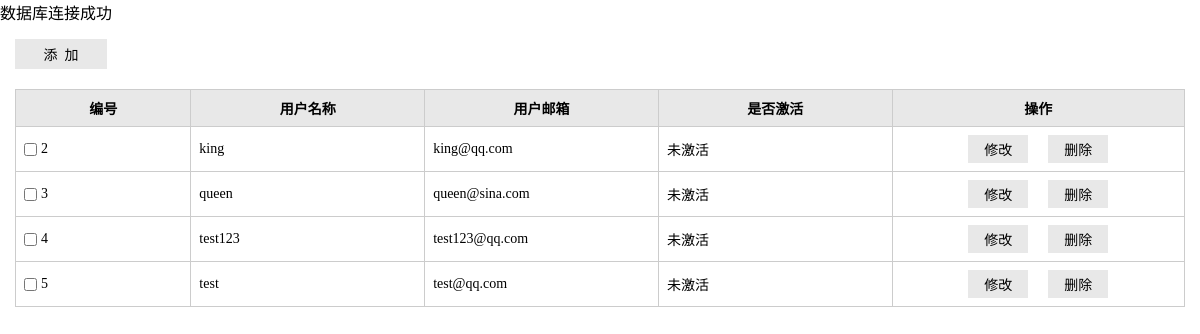
Page /admin/listUser.php (signed in) on the committed database.
### tables this page shows
CREATE TABLE `imooc_user` (
  `id` int(10) unsigned NOT NULL AUTO_INCREMENT,
  `username` varchar(20) NOT NULL,
  `password` char(32) NOT NULL,
  `sex` enum('男','女','保密') NOT NULL DEFAULT '保密',
  `email` varchar(50) NOT NULL,
  `face` varchar(50) NOT NULL,
  `regTime` int(10) unsigned NOT NULL,
  `activeFlag` tinyint(1) DEFAULT '0',
  PRIMARY KEY (`id`),
  UNIQUE KEY `username` (`username`)
);

### lib/mysql.func.php (called while the page is built, shortened)
<?php
function fetchAll($sql,$result_type=MYSQLI_ASSOC){
	$result=mysqli_query($link,$sql);
	while(@$row=mysqli_fetch_array($result,$result_type)){
		$rows[]=$row;
	}
	return $rows;
}

### admin/listUser.php (the view, shortened to what this page needs)
<?php
$sql="select id,username,email,activeFlag from imooc_user";
$rows=fetchAll($sql);
?>
<!doctype html>
<html>
<head>
<link rel="stylesheet" href="styles/backstage.css">
</head>
<body>
<div class="details">
                    <div class="details_operation clearfix">
                        <div class="bui_select">
                            <input type="button" value="添&nbsp;&nbsp;加" class="add"  onclick="addAdmin()">
                        </div>
                    </div>
                    <table class="table" cellspacing="0" cellpadding="0">
                        <thead>
                            <tr>
                                <th width="15%">编号</th>
                                <th width="20%">用户名称</th>
                                <th width="20%">用户邮箱</th>
                                <th width="20%">是否激活</th>
                                <th>操作</th>
                            </tr>
                        </thead>
                        <tbody>
                        <?php  foreach($rows as $row):?>
                            <tr>
                                <td><input type="checkbox" id="c1" class="check"><label for="c1" class="label"><?php echo $row['id'];?></label></td>
                                <td><?php echo $row['username'];?></td>
                                <td><?php echo $row['email'];?></td>
                                 <td>
                                 		<?php
                                 		echo $row['activeFlag']==0?"未激活":"激活";
                                 		?>
                                 </td>
                                <td align="center"><input type="button" value="修改" class="btn" onclick="editUser(<?php echo $row['id'];?>)"><input type="button" value="删除" class="btn"  onclick="delUser(<?php echo $row['id'];?>)"></td>
                            </tr>
                            <?php endforeach;?>
                        </tbody>
                    </table>
                </div>
</body>
</html>

### admin/styles/backstage.css (style rules this page uses)
* { margin: 0;padding: 0; }
input,select,textarea { outline: none;border: none; background: none; }
.clearfix:after, .clearfix:before { content: ""; display: table; }
.clearfix:after { clear: both; }
.clearfix { zoom:1; }
.details_operation { margin-bottom: 20px; }
.details { padding: 15px; font-family: "微软雅黑"; }
.bui_select { background-color: #E8E8E8; height: 30px; float: left; }
.add { width: 92px; height: 30px; font-family: "微软雅黑"; font-size: 14px; }
.table { border-collapse: collapse; width: 100%; font-size: 14px; }
.table th { background-color: #E8E8E8; }
.table th, .table td { border: solid 1px #ccc; padding: 8px; }
.label,.check { vertical-align: middle; }
.check { margin-right: 4px; }
.btn { padding: 4px 16px; background-color: #E8E8E8; margin: 0 10px;font-family: "微软雅黑"; font-size: 14px; }

### rows in the picture
imooc_user: id "2", username "king", email "king@qq.com", activeFlag "未激活"
imooc_user: id "3", username "queen", email "queen@sina.com", activeFlag "未激活"
imooc_user: id "4", username "test123", email "test123@qq.com", activeFlag "未激活"
imooc_user: id "5", username "test", email "test@qq.com", activeFlag "未激活"
